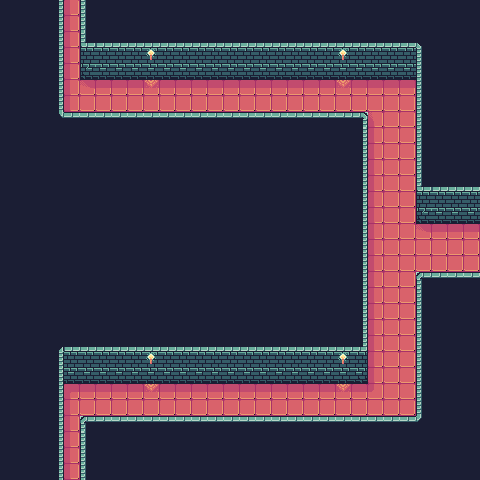

Rendered tile map (Tiled .tmx) drawn with the repository's tilesets; below, a short description and the full map source, tile grids included:
An orthogonal 30x30 tile map with 16x16 px tiles, 2 tile layers (prototype, base) and 3 objects (north_exit, east_exit, south_exit).

<map version="1.10" tiledversion="1.10.2" orientation="orthogonal" renderorder="right-down" width="30" height="30" tilewidth="16" tileheight="16" infinite="0" nextlayerid="17" nextobjectid="13">
 <tileset firstgid="1" source="../FaerieForest_PetricakeGamesTSX.tsx" />
 <layer id="1" name="prototype" width="30" height="30">
  <data encoding="csv">
163,163,163,166,169,166,163,163,163,163,163,163,163,163,163,163,163,163,163,163,163,163,163,163,163,163,163,163,163,163,
163,163,163,166,169,166,163,163,163,163,163,163,163,163,163,163,163,163,163,163,163,163,163,163,163,163,163,163,163,163,
163,163,163,166,169,166,163,163,163,163,163,163,163,163,163,163,163,163,163,163,163,163,163,163,163,163,163,163,163,163,
163,163,163,166,169,166,166,166,166,168,166,166,166,166,166,166,166,166,166,166,166,168,166,166,166,166,166,163,163,163,
163,163,163,166,169,166,166,166,166,166,166,166,166,166,166,166,166,166,166,166,166,166,166,166,166,166,166,163,163,163,
163,163,163,166,169,169,169,169,169,169,169,169,169,169,169,169,169,169,169,169,169,169,169,169,169,169,166,163,163,163,
163,163,163,166,169,169,169,169,169,169,169,169,169,169,169,169,169,169,169,169,169,169,169,169,169,169,166,163,163,163,
163,163,163,166,166,166,166,166,166,166,166,166,166,166,166,166,166,166,166,166,166,166,166,169,169,169,166,163,163,163,
163,163,163,163,163,163,163,163,163,163,163,163,163,163,163,163,163,163,163,163,163,163,166,169,169,169,166,163,163,163,
163,163,163,163,163,163,163,163,163,163,163,163,163,163,163,163,163,163,163,163,163,163,166,169,169,169,166,163,163,163,
163,163,163,163,163,163,163,163,163,163,163,163,163,163,163,163,163,163,163,163,163,163,166,169,169,169,166,163,163,163,
163,163,163,163,163,163,163,163,163,163,163,163,163,163,163,163,163,163,163,163,163,163,166,169,169,169,166,163,163,163,
163,163,163,163,163,163,163,163,163,163,163,163,163,163,163,163,163,163,163,163,163,163,166,169,169,169,166,166,166,166,
163,163,163,163,163,163,163,163,163,163,163,163,163,163,163,163,163,163,163,163,163,163,166,169,169,169,166,166,166,166,
163,163,163,163,163,163,163,163,163,163,163,163,163,163,163,163,163,163,163,163,163,163,166,169,169,169,169,169,169,169,
163,163,163,163,163,163,163,163,163,163,163,163,163,163,163,163,163,163,163,163,163,163,166,169,169,169,169,169,169,169,
163,163,163,163,163,163,163,163,163,163,163,163,163,163,163,163,163,163,163,163,163,163,166,169,169,169,169,169,169,169,
163,163,163,163,163,163,163,163,163,163,163,163,163,163,163,163,163,163,163,163,163,163,166,169,169,169,166,166,166,166,
163,163,163,163,163,163,163,163,163,163,163,163,163,163,163,163,163,163,163,163,163,163,166,169,169,169,166,163,163,163,
163,163,163,163,163,163,163,163,163,163,163,163,163,163,163,163,163,163,163,163,163,163,166,169,169,169,166,163,163,163,
163,163,163,163,163,163,163,163,163,163,163,163,163,163,163,163,163,163,163,163,163,163,166,169,169,169,166,163,163,163,
163,163,163,163,163,163,163,163,163,163,163,163,163,163,163,163,163,163,163,163,163,163,166,169,169,169,166,163,163,163,
163,163,163,166,166,166,166,166,166,168,166,166,166,166,166,166,166,166,166,166,166,168,166,169,169,169,166,163,163,163,
163,163,163,166,166,166,166,166,166,166,166,166,166,166,166,166,166,166,166,166,166,166,166,169,169,169,166,163,163,163,
163,163,163,166,169,169,169,169,169,169,169,169,169,169,169,169,169,169,169,169,169,169,169,169,169,169,166,163,163,163,
163,163,163,166,169,169,169,169,169,169,169,169,169,169,169,169,169,169,169,169,169,169,169,169,169,169,166,163,163,163,
163,163,163,166,169,166,166,166,166,166,166,166,166,166,166,166,166,166,166,166,166,166,166,166,166,166,166,163,163,163,
163,163,163,166,169,166,163,163,163,163,163,163,163,163,163,163,163,163,163,163,163,163,163,163,163,163,163,163,163,163,
163,163,163,166,169,166,163,163,163,163,163,163,163,163,163,163,163,163,163,163,163,163,163,163,163,163,163,163,163,163,
163,163,163,166,169,166,163,163,163,163,163,163,163,163,163,163,163,163,163,163,163,163,163,163,163,163,163,163,163,163
</data>
 </layer>
 <layer id="16" name="base" width="30" height="30">
  <data encoding="csv">
115,115,115,37,61,40,115,115,115,115,115,115,115,115,115,115,115,115,115,115,115,115,115,115,115,115,115,115,115,115,
115,115,115,37,61,40,115,115,115,115,115,115,115,115,115,115,115,115,115,115,115,115,115,115,115,115,115,115,115,115,
115,115,115,37,61,45,5,5,5,5,5,5,5,5,5,5,5,5,5,5,5,5,5,5,5,5,4,115,115,115,
115,115,115,37,61,165,21,21,21,7,21,21,21,21,21,21,21,21,21,21,21,7,21,21,21,21,40,115,115,115,
115,115,115,37,61,63,8,8,8,8,8,8,8,8,8,8,8,8,8,8,8,8,8,8,8,8,40,115,115,115,
115,115,115,37,61,151,26,26,26,25,26,26,26,26,26,26,26,26,26,26,26,25,26,26,26,26,40,115,115,115,
115,115,115,37,61,41,41,41,41,41,41,41,41,41,41,41,41,41,41,41,41,41,41,41,41,41,40,115,115,115,
115,115,115,73,6,6,6,6,6,6,6,6,6,6,6,6,6,6,6,6,6,6,27,80,41,41,40,115,115,115,
115,115,115,115,115,115,115,115,115,115,115,115,115,115,115,115,115,115,115,115,115,115,37,61,41,41,40,115,115,115,
115,115,115,115,115,115,115,115,115,115,115,115,115,115,115,115,115,115,115,115,115,115,37,61,41,41,40,115,115,115,
115,115,115,115,115,115,115,115,115,115,115,115,115,115,115,115,115,115,115,115,115,115,37,61,41,41,40,115,115,115,
115,115,115,115,115,115,115,115,115,115,115,115,115,115,115,115,115,115,115,115,115,115,37,61,41,41,45,5,5,5,
115,115,115,115,115,115,115,115,115,115,115,115,115,115,115,115,115,115,115,115,115,115,37,61,41,41,165,21,21,21,
115,115,115,115,115,115,115,115,115,115,115,115,115,115,115,115,115,115,115,115,115,115,37,61,41,41,63,8,8,8,
115,115,115,115,115,115,115,115,115,115,115,115,115,115,115,115,115,115,115,115,115,115,37,61,41,41,151,26,26,26,
115,115,115,115,115,115,115,115,115,115,115,115,115,115,115,115,115,115,115,115,115,115,37,61,41,41,41,41,41,41,
115,115,115,115,115,115,115,115,115,115,115,115,115,115,115,115,115,115,115,115,115,115,37,61,41,41,41,41,41,41,
115,115,115,115,115,115,115,115,115,115,115,115,115,115,115,115,115,115,115,115,115,115,37,61,41,41,9,6,6,6,
115,115,115,115,115,115,115,115,115,115,115,115,115,115,115,115,115,115,115,115,115,115,37,61,41,41,40,115,115,115,
115,115,115,115,115,115,115,115,115,115,115,115,115,115,115,115,115,115,115,115,115,115,37,61,41,41,40,115,115,115,
115,115,115,115,115,115,115,115,115,115,115,115,115,115,115,115,115,115,115,115,115,115,37,61,41,41,40,115,115,115,
115,115,115,1,5,5,5,5,5,5,5,5,5,5,5,5,5,5,5,5,5,5,42,61,41,41,40,115,115,115,
115,115,115,37,21,21,21,21,21,7,21,21,21,21,21,21,21,21,21,21,21,7,164,61,41,41,40,115,115,115,
115,115,115,37,8,8,8,8,8,8,8,8,8,8,8,8,8,8,8,8,8,8,60,61,41,41,40,115,115,115,
115,115,115,37,43,26,26,26,26,25,26,26,26,26,26,26,26,26,26,26,26,25,26,79,41,41,40,115,115,115,
115,115,115,37,61,41,41,41,41,41,41,41,41,41,41,41,41,41,41,41,41,41,41,41,41,41,40,115,115,115,
115,115,115,37,61,9,6,6,6,6,6,6,6,6,6,6,6,6,6,6,6,6,6,6,6,6,76,115,115,115,
115,115,115,37,61,40,115,115,115,115,115,115,115,115,115,115,115,115,115,115,115,115,115,115,115,115,115,115,115,115,
115,115,115,37,61,40,115,115,115,115,115,115,115,115,115,115,115,115,115,115,115,115,115,115,115,115,115,115,115,115,
115,115,115,37,61,40,115,115,115,115,115,115,115,115,115,115,115,115,115,115,115,115,115,115,115,115,115,115,115,115
</data>
 </layer>
 <objectgroup id="15" name="objects_01">
  <object id="10" name="north_exit" x="72" y="0.625">
   <point />
  </object>
  <object id="11" name="east_exit" x="479.25" y="247.75">
   <point />
  </object>
  <object id="12" name="south_exit" x="72" y="479.125">
   <point />
  </object>
 </objectgroup>
</map>
